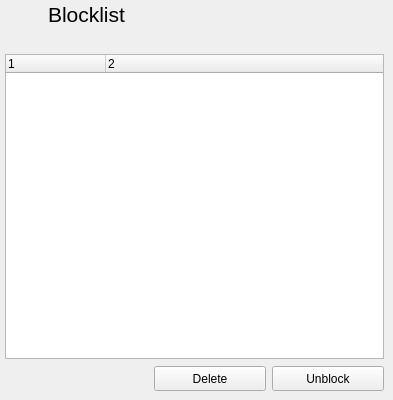
    <widget class="QWidget" name="blocklist_page">
     <widget class="QWidget" name="layoutWidget_5">
      <property name="geometry">
       <rect>
        <x>4</x>
        <y>0</y>
        <width>121</width>
        <height>30</height>
       </rect>
      </property>
      <layout class="QGridLayout" name="Blocklist">
       <property name="horizontalSpacing">
        <number>3</number>
       </property>
       <item row="0" column="1" alignment="Qt::AlignLeft">
        <widget class="QLabel" name="label_36">
         <property name="minimumSize">
          <size>
           <width>0</width>
           <height>28</height>
          </size>
         </property>
         <property name="maximumSize">
          <size>
           <width>16777215</width>
           <height>28</height>
          </size>
         </property>
         <property name="baseSize">
          <size>
           <width>0</width>
           <height>32</height>
          </size>
         </property>
         <property name="font">
          <font>
           <pointsize>16</pointsize>
           <weight>75</weight>
           <bold>true</bold>
          </font>
         </property>
         <property name="text">
          <string>&lt;!DOCTYPE HTML PUBLIC &quot;-//W3C//DTD HTML 4.0//EN&quot; &quot;http://www.w3.org/TR/REC-html40/strict.dtd&quot;&gt;
&lt;html&gt;&lt;head&gt;&lt;meta name=&quot;qrichtext&quot; content=&quot;1&quot; /&gt;&lt;style type=&quot;text/css&quot;&gt;
p, li { white-space: pre-wrap; }
&lt;/style&gt;&lt;/head&gt;&lt;body style=&quot; font-family:'DejaVu Sans'; font-size:9pt; font-weight:400; font-style:normal;&quot;&gt;
&lt;p style=&quot; margin-top:12px; margin-bottom:12px; margin-left:0px; margin-right:0px; -qt-block-indent:0; text-indent:0px;&quot;&gt;&lt;span style=&quot; font-size:16pt;&quot;&gt;Blocklist&lt;/span&gt;&lt;/p&gt;&lt;/body&gt;&lt;/html&gt;</string>
         </property>
        </widget>
       </item>
       <item row="0" column="0" alignment="Qt::AlignLeft|Qt::AlignVCenter">
        <widget class="QLabel" name="label_35">
         <property name="minimumSize">
          <size>
           <width>28</width>
           <height>28</height>
          </size>
         </property>
         <property name="maximumSize">
          <size>
           <width>28</width>
           <height>28</height>
          </size>
         </property>
         <property name="sizeIncrement">
          <size>
           <width>32</width>
           <height>32</height>
          </size>
         </property>
         <property name="baseSize">
          <size>
           <width>28</width>
           <height>28</height>
          </size>
         </property>
         <property name="text">
          <string/>
         </property>
         <property name="pixmap">
          <pixmap resource="resourcen.qrc">:/icons/security.svg</pixmap>
         </property>
         <property name="scaledContents">
          <bool>true</bool>
         </property>
        </widget>
       </item>
      </layout>
     </widget>
     <widget class="QTreeWidget" name="UserBlockTreeWidget">
      <property name="geometry">
       <rect>
        <x>5</x>
        <y>54</y>
        <width>379</width>
        <height>305</height>
       </rect>
      </property>
      <property name="minimumSize">
       <size>
        <width>379</width>
        <height>0</height>
       </size>
      </property>
      <property name="maximumSize">
       <size>
        <width>379</width>
        <height>16777215</height>
       </size>
      </property>
      <property name="columnCount">
       <number>2</number>
      </property>
      <column>
       <property name="text">
        <string notr="true">1</string>
       </property>
      </column>
      <column>
       <property name="text">
        <string notr="true">2</string>
       </property>
      </column>
     </widget>
     <widget class="QPushButton" name="cmd_unblockUserFromBlockList">
      <property name="geometry">
       <rect>
        <x>272</x>
        <y>366</y>
        <width>112</width>
        <height>25</height>
       </rect>
      </property>
      <property name="text">
       <string>Unblock</string>
      </property>
      <property name="icon">
       <iconset resource="resourcen.qrc">
        <normaloff>:/emoticons/good.svg</normaloff>:/emoticons/good.svg</iconset>
      </property>
     </widget>
     <widget class="QPushButton" name="cmd_deleteUserFromBlockList">
      <property name="geometry">
       <rect>
        <x>154</x>
        <y>366</y>
        <width>112</width>
        <height>25</height>
       </rect>
      </property>
      <property name="text">
       <string>Delete</string>
      </property>
      <property name="icon">
       <iconset resource="resourcen.qrc">
        <normaloff>:/icons/delete.svg</normaloff>:/icons/delete.svg</iconset>
      </property>
      <property name="iconSize">
       <size>
        <width>14</width>
        <height>14</height>
       </size>
      </property>
     </widget>
    </widget>
